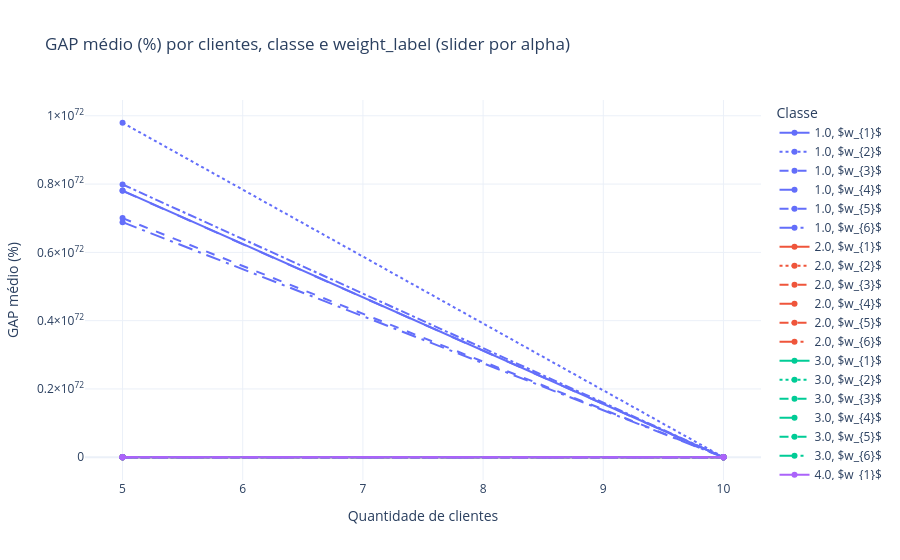
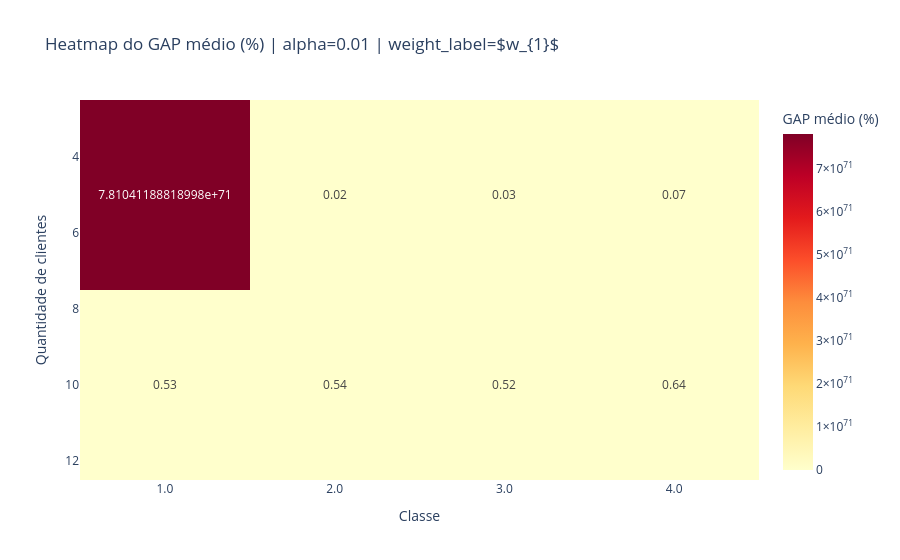

The cell these charts' notebook holds for them, in order:
### Code cell
# =========================
# 1) Preparação dos dados
# =========================
# Troque "df" pelo nome do seu DataFrame, se necessário
base = df.copy()

required_cols = ["instancia", "alpha", "clientes", "classe", "weight_label", "gap"]
missing = [c for c in required_cols if c not in base.columns]
if missing:
    raise ValueError(f"Colunas ausentes: {missing}")

dados = base[required_cols].copy()

dados["alpha"] = pd.to_numeric(dados["alpha"], errors="coerce")
dados["clientes"] = pd.to_numeric(dados["clientes"], errors="coerce")
dados["gap"] = pd.to_numeric(dados["gap"], errors="coerce")

dados = dados.dropna(subset=["alpha", "clientes", "classe", "weight_label", "gap"])

dados["clientes"] = dados["clientes"].astype(int)
dados["classe"] = dados["classe"].astype(str)
dados["weight_label"] = dados["weight_label"].astype(str)

# Regra pedida: gap negativo vira 0
dados["gap"] = dados["gap"].clip(lower=0)

# Converte para percentual se estiver em fração
if dados["gap"].abs().max() <= 1.5:
    dados["gap_pct"] = dados["gap"] * 100
else:
    dados["gap_pct"] = dados["gap"]

# =========================
# 2) Resumo da análise
# =========================
resumo = (
    dados.groupby(["alpha", "clientes", "classe", "weight_label"], as_index=False)
    .agg(
        n_execucoes=("gap_pct", "size"),
        n_instancias=("instancia", "nunique"),
        gap_medio_pct=("gap_pct", "mean"),
        gap_mediano_pct=("gap_pct", "median"),
        gap_std_pct=("gap_pct", "std"),
        gap_p90_pct=("gap_pct", lambda s: s.quantile(0.90)),
        gap_min_pct=("gap_pct", "min"),
        gap_max_pct=("gap_pct", "max"),
    )
    .sort_values(["alpha", "clientes", "classe", "weight_label"])
)

display(resumo.round(3))

# Tabela dinâmica útil para inspeção
tabela_media = resumo.pivot_table(
    index=["alpha", "clientes"],
    columns=["classe", "weight_label"],
    values="gap_medio_pct"
).sort_index()

display(tabela_media.round(3))

# =========================
# 3) Plotly - visão geral com alpha no slider
# =========================
resumo["alpha_frame"] = resumo["alpha"].map(lambda x: f"{x:g}")

fig_line = px.line(
    resumo,
    x="clientes",
    y="gap_medio_pct",
    color="classe",
    line_dash="weight_label",
    markers=True,
    animation_frame="alpha_frame",
    hover_data={
        "n_execucoes": True,
        "n_instancias": True,
        "gap_mediano_pct": ":.2f",
        "gap_p90_pct": ":.2f",
        "gap_std_pct": ":.2f",
    },
    labels={
        "clientes": "Quantidade de clientes",
        "gap_medio_pct": "GAP médio (%)",
        "classe": "Classe",
        "weight_label": "Weight label",
        "alpha_frame": "Alpha",
    },
    title="GAP médio (%) por clientes, classe e weight_label (slider por alpha)",
)

fig_line.update_layout(template="plotly_white", legend_title_text="Classe")
fig_line.show()

# =========================
# 4) Função de heatmap (alpha + weight_label específicos)
# =========================
def plot_heatmap(alpha_sel, weight_sel):
    corte = resumo[
        (resumo["alpha"] == alpha_sel) &
        (resumo["weight_label"] == str(weight_sel))
    ]

    if corte.empty:
        print(f"Sem dados para alpha={alpha_sel} e weight_label={weight_sel}")
        return

    pivot = (
        corte.pivot(index="clientes", columns="classe", values="gap_medio_pct")
        .sort_index()
    )

    fig_heat = px.imshow(
        pivot,
        text_auto=".2f",
        aspect="auto",
        color_continuous_scale="YlOrRd",
        labels={
            "x": "Classe",
            "y": "Quantidade de clientes",
            "color": "GAP médio (%)",
        },
        title=f"Heatmap do GAP médio (%) | alpha={alpha_sel} | weight_label={weight_sel}",
    )
    fig_heat.update_layout(template="plotly_white")
    fig_heat.show()

# Exemplo de uso:
plot_heatmap(alpha_sel=resumo["alpha"].iloc[0], weight_sel=resumo["weight_label"].iloc[0])

### Figure 1 — Plotly figure (JSON) as saved in the notebook; plotly's stock layout.template omitted (floating-point values rounded to 4 significant figures)
{"data": [{"customdata": [[297.0, 10.0, 0.007238, 0.04613, 3.87e+72], [300.0, 10.0, 0.5399, 0.6148, 0.09517]], "hovertemplate": "Classe=1.0<br>Weight label=$w_{1}$<br>Alpha=0.01<br>Quantidade de clientes=%{x}<br>GAP médio (%)=%{y}<br>n_execucoes=%{customdata[0]}<br>n_instancias=%{customdata[1]}<br>gap_mediano_pct=%{customdata[2]:.2f}<br>gap_p90_pct=%{customdata[3]:.2f}<br>gap_std_pct=%{customdata[4]:.2f}<extra></extra>", "legendgroup": "1.0, $w_{1}$", "line": {"color": "#636efa", "dash": "solid"}, "marker": {"symbol": "circle"}, "mode": "lines+markers", "name": "1.0, $w_{1}$", "orientation": "v", "showlegend": true, "type": "scatter", "x": [5, 10], "xaxis": "x", "y": [7.81e+71, 0.5281], "yaxis": "y"}, {"customdata": [[297.0, 10.0, 0.005684, 0.04501, 4.872e+72], [300.0, 10.0, 0.653, 0.721, 0.1213]], "hovertemplate": "Classe=1.0<br>Weight label=$w_{2}$<br>Alpha=0.01<br>Quantidade de clientes=%{x}<br>GAP médio (%)=%{y}<br>n_execucoes=%{customdata[0]}<br>n_instancias=%{customdata[1]}<br>gap_mediano_pct=%{customdata[2]:.2f}<br>gap_p90_pct=%{customdata[3]:.2f}<br>gap_std_pct=%{customdata[4]:.2f}<extra></extra>", "legendgroup": "1.0, $w_{2}$", "line": {"color": "#636efa", "dash": "dot"}, "marker": {"symbol": "circle"}, "mode": "lines+markers", "name": "1.0, $w_{2}$", "orientation": "v", "showlegend": true, "type": "scatter", "x": [5, 10], "xaxis": "x", "y": [9.796e+71, 0.6239], "yaxis": "y"}, {"customdata": [[303.0, 10.0, 0.03613, 0.1215, 3.588e+72], [300.0, 10.0, 0.6959, 0.7979, 0.1109]], "hovertemplate": "Classe=1.0<br>Weight label=$w_{3}$<br>Alpha=0.01<br>Quantidade de clientes=%{x}<br>GAP médio (%)=%{y}<br>n_execucoes=%{customdata[0]}<br>n_instancias=%{customdata[1]}<br>gap_mediano_pct=%{customdata[2]:.2f}<br>gap_p90_pct=%{customdata[3]:.2f}<br>gap_std_pct=%{customdata[4]:.2f}<extra></extra>", "legendgroup": "1.0, $w_{3}$", "line": {"color": "#636efa", "dash": "dash"}, "marker": {"symbol": "circle"}, "mode": "lines+markers", "name": "1.0, $w_{3}$", "orientation": "v", "showlegend": true, "type": "scatter", "x": [5, 10], "xaxis": "x", "y": [7.003e+71, 0.6804], "yaxis": "y"}, {"customdata": [[297.0, 10.0, 0.008433, 0.07818, 3.905e+72], [300.0, 10.0, 0.6059, 0.7218, 0.08678]], "hovertemplate": "Classe=1.0<br>Weight label=$w_{4}$<br>Alpha=0.01<br>Quantidade de clientes=%{x}<br>GAP médio (%)=%{y}<br>n_execucoes=%{customdata[0]}<br>n_instancias=%{customdata[1]}<br>gap_mediano_pct=%{customdata[2]:.2f}<br>gap_p90_pct=%{customdata[3]:.2f}<br>gap_std_pct=%{customdata[4]:.2f}<extra></extra>", "legendgroup": "1.0, $w_{4}$", "line": {"color": "#636efa", "dash": "longdash"}, "marker": {"symbol": "circle"}, "mode": "lines+markers", "name": "1.0, $w_{4}$", "orientation": "v", "showlegend": true, "type": "scatter", "x": [5, 10], "xaxis": "x", "y": [7.802e+71, 0.6149], "yaxis": "y"}, {"customdata": [[303.0, 10.0, 0.0131, 0.1097, 4.003e+72], [300.0, 10.0, 0.5378, 0.7024, 0.1284]], "hovertemplate": "Classe=1.0<br>Weight label=$w_{5}$<br>Alpha=0.01<br>Quantidade de clientes=%{x}<br>GAP médio (%)=%{y}<br>n_execucoes=%{customdata[0]}<br>n_instancias=%{customdata[1]}<br>gap_mediano_pct=%{customdata[2]:.2f}<br>gap_p90_pct=%{customdata[3]:.2f}<br>gap_std_pct=%{customdata[4]:.2f}<extra></extra>", "legendgroup": "1.0, $w_{5}$", "line": {"color": "#636efa", "dash": "dashdot"}, "marker": {"symbol": "circle"}, "mode": "lines+markers", "name": "1.0, $w_{5}$", "orientation": "v", "showlegend": true, "type": "scatter", "x": [5, 10], "xaxis": "x", "y": [7.988e+71, 0.5459], "yaxis": "y"}, {"customdata": [[297.0, 10.0, 0.04566, 0.1584, 3.461e+72], [300.0, 10.0, 0.6582, 0.7796, 0.09817]], "hovertemplate": "Classe=1.0<br>Weight label=$w_{6}$<br>Alpha=0.01<br>Quantidade de clientes=%{x}<br>GAP médio (%)=%{y}<br>n_execucoes=%{customdata[0]}<br>n_instancias=%{customdata[1]}<br>gap_mediano_pct=%{customdata[2]:.2f}<br>gap_p90_pct=%{customdata[3]:.2f}<br>gap_std_pct=%{customdata[4]:.2f}<extra></extra>", "legendgroup": "1.0, $w_{6}$", "line": {"color": "#636efa", "dash": "longdashdot"}, "marker": {"symbol": "circle"}, "mode": "lines+markers", "name": "1.0, $w_{6}$", "orientation": "v", "showlegend": true, "type": "scatter", "x": [5, 10], "xaxis": "x", "y": [6.884e+71, 0.6561], "yaxis": "y"}, {"customdata": [[288.0, 10.0, 9.888e-05, 0.05056, 0.04204], [300.0, 10.0, 0.5678, 0.6463, 0.1161]], "hovertemplate": "Classe=2.0<br>Weight label=$w_{1}$<br>Alpha=0.01<br>Quantidade de clientes=%{x}<br>GAP médio (%)=%{y}<br>n_execucoes=%{customdata[0]}<br>n_instancias=%{customdata[1]}<br>gap_mediano_pct=%{customdata[2]:.2f}<br>gap_p90_pct=%{customdata[3]:.2f}<br>gap_std_pct=%{customdata[4]:.2f}<extra></extra>", "legendgroup": "2.0, $w_{1}$", "line": {"color": "#EF553B", "dash": "solid"}, "marker": {"symbol": "circle"}, "mode": "lines+markers", "name": "2.0, $w_{1}$", "orientation": "v", "showlegend": true, "type": "scatter", "x": [5, 10], "xaxis": "x", "y": [0.01769, 0.5372], "yaxis": "y"}, {"customdata": [[288.0, 10.0, 0.000565, 0.05188, 0.03954], [300.0, 10.0, 0.6555, 0.7762, 0.1304]], "hovertemplate": "Classe=2.0<br>Weight label=$w_{2}$<br>Alpha=0.01<br>Quantidade de clientes=%{x}<br>GAP médio (%)=%{y}<br>n_execucoes=%{customdata[0]}<br>n_instancias=%{customdata[1]}<br>gap_mediano_pct=%{customdata[2]:.2f}<br>gap_p90_pct=%{customdata[3]:.2f}<br>gap_std_pct=%{customdata[4]:.2f}<extra></extra>", "legendgroup": "2.0, $w_{2}$", "line": {"color": "#EF553B", "dash": "dot"}, "marker": {"symbol": "circle"}, "mode": "lines+markers", "name": "2.0, $w_{2}$", "orientation": "v", "showlegend": true, "type": "scatter", "x": [5, 10], "xaxis": "x", "y": [0.0184, 0.6316], "yaxis": "y"}, {"customdata": [[288.0, 10.0, 0.02513, 0.1074, 0.03614], [300.0, 10.0, 0.6967, 0.7992, 0.09657]], "hovertemplate": "Classe=2.0<br>Weight label=$w_{3}$<br>Alpha=0.01<br>Quantidade de clientes=%{x}<br>GAP médio (%)=%{y}<br>n_execucoes=%{customdata[0]}<br>n_instancias=%{customdata[1]}<br>gap_mediano_pct=%{customdata[2]:.2f}<br>gap_p90_pct=%{customdata[3]:.2f}<br>gap_std_pct=%{customdata[4]:.2f}<extra></extra>", "legendgroup": "2.0, $w_{3}$", "line": {"color": "#EF553B", "dash": "dash"}, "marker": {"symbol": "circle"}, "mode": "lines+markers", "name": "2.0, $w_{3}$", "orientation": "v", "showlegend": true, "type": "scatter", "x": [5, 10], "xaxis": "x", "y": [0.03326, 0.6822], "yaxis": "y"}, {"customdata": [[288.0, 10.0, 0.004497, 0.05334, 0.05285], [300.0, 10.0, 0.6263, 0.7643, 0.09739]], "hovertemplate": "Classe=2.0<br>Weight label=$w_{4}$<br>Alpha=0.01<br>Quantidade de clientes=%{x}<br>GAP médio (%)=%{y}<br>n_execucoes=%{customdata[0]}<br>n_instancias=%{customdata[1]}<br>gap_mediano_pct=%{customdata[2]:.2f}<br>gap_p90_pct=%{customdata[3]:.2f}<br>gap_std_pct=%{customdata[4]:.2f}<extra></extra>", "legendgroup": "2.0, $w_{4}$", "line": {"color": "#EF553B", "dash": "longdash"}, "marker": {"symbol": "circle"}, "mode": "lines+markers", "name": "2.0, $w_{4}$", "orientation": "v", "showlegend": true, "type": "scatter", "x": [5, 10], "xaxis": "x", "y": [0.02278, 0.6268], "yaxis": "y"}, {"customdata": [[288.0, 10.0, 9.929e-05, 0.04123, 0.02691], [300.0, 10.0, 0.5432, 0.6479, 0.1148]], "hovertemplate": "Classe=2.0<br>Weight label=$w_{5}$<br>Alpha=0.01<br>Quantidade de clientes=%{x}<br>GAP médio (%)=%{y}<br>n_execucoes=%{customdata[0]}<br>n_instancias=%{customdata[1]}<br>gap_mediano_pct=%{customdata[2]:.2f}<br>gap_p90_pct=%{customdata[3]:.2f}<br>gap_std_pct=%{customdata[4]:.2f}<extra></extra>", "legendgroup": "2.0, $w_{5}$", "line": {"color": "#EF553B", "dash": "dashdot"}, "marker": {"symbol": "circle"}, "mode": "lines+markers", "name": "2.0, $w_{5}$", "orientation": "v", "showlegend": true, "type": "scatter", "x": [5, 10], "xaxis": "x", "y": [0.01554, 0.5232], "yaxis": "y"}, {"customdata": [[288.0, 10.0, 0.009189, 0.08155, 0.05471], [300.0, 10.0, 0.6612, 0.7751, 0.1049]], "hovertemplate": "Classe=2.0<br>Weight label=$w_{6}$<br>Alpha=0.01<br>Quantidade de clientes=%{x}<br>GAP médio (%)=%{y}<br>n_execucoes=%{customdata[0]}<br>n_instancias=%{customdata[1]}<br>gap_mediano_pct=%{customdata[2]:.2f}<br>gap_p90_pct=%{customdata[3]:.2f}<br>gap_std_pct=%{customdata[4]:.2f}<extra></extra>", "legendgroup": "2.0, $w_{6}$", "line": {"color": "#EF553B", "dash": "longdashdot"}, "marker": {"symbol": "circle"}, "mode": "lines+markers", "name": "2.0, $w_{6}$", "orientation": "v", "showlegend": true, "type": "scatter", "x": [5, 10], "xaxis": "x", "y": [0.03308, 0.651], "yaxis": "y"}, {"customdata": [[294.0, 10.0, 0.01755, 0.07857, 0.03692], [300.0, 10.0, 0.5411, 0.6405, 0.1248]], "hovertemplate": "Classe=3.0<br>Weight label=$w_{1}$<br>Alpha=0.01<br>Quantidade de clientes=%{x}<br>GAP médio (%)=%{y}<br>n_execucoes=%{customdata[0]}<br>n_instancias=%{customdata[1]}<br>gap_mediano_pct=%{customdata[2]:.2f}<br>gap_p90_pct=%{customdata[3]:.2f}<br>gap_std_pct=%{customdata[4]:.2f}<extra></extra>", "legendgroup": "3.0, $w_{1}$", "line": {"color": "#00cc96", "dash": "solid"}, "marker": {"symbol": "circle"}, "mode": "lines+markers", "name": "3.0, $w_{1}$", "orientation": "v", "showlegend": true, "type": "scatter", "x": [5, 10], "xaxis": "x", "y": [0.02971, 0.5201], "yaxis": "y"}, {"customdata": [[294.0, 10.0, 0.02311, 0.07595, 0.03275], [300.0, 10.0, 0.636, 0.7263, 0.1526]], "hovertemplate": "Classe=3.0<br>Weight label=$w_{2}$<br>Alpha=0.01<br>Quantidade de clientes=%{x}<br>GAP médio (%)=%{y}<br>n_execucoes=%{customdata[0]}<br>n_instancias=%{customdata[1]}<br>gap_mediano_pct=%{customdata[2]:.2f}<br>gap_p90_pct=%{customdata[3]:.2f}<br>gap_std_pct=%{customdata[4]:.2f}<extra></extra>", "legendgroup": "3.0, $w_{2}$", "line": {"color": "#00cc96", "dash": "dot"}, "marker": {"symbol": "circle"}, "mode": "lines+markers", "name": "3.0, $w_{2}$", "orientation": "v", "showlegend": true, "type": "scatter", "x": [5, 10], "xaxis": "x", "y": [0.02755, 0.5865], "yaxis": "y"}, {"customdata": [[294.0, 10.0, 0.049, 0.1205, 0.04833], [300.0, 10.0, 0.6783, 0.7522, 0.105]], "hovertemplate": "Classe=3.0<br>Weight label=$w_{3}$<br>Alpha=0.01<br>Quantidade de clientes=%{x}<br>GAP médio (%)=%{y}<br>n_execucoes=%{customdata[0]}<br>n_instancias=%{customdata[1]}<br>gap_mediano_pct=%{customdata[2]:.2f}<br>gap_p90_pct=%{customdata[3]:.2f}<br>gap_std_pct=%{customdata[4]:.2f}<extra></extra>", "legendgroup": "3.0, $w_{3}$", "line": {"color": "#00cc96", "dash": "dash"}, "marker": {"symbol": "circle"}, "mode": "lines+markers", "name": "3.0, $w_{3}$", "orientation": "v", "showlegend": true, "type": "scatter", "x": [5, 10], "xaxis": "x", "y": [0.05347, 0.6534], "yaxis": "y"}, {"customdata": [[294.0, 10.0, 0.02656, 0.06716, 0.02985], [300.0, 10.0, 0.6338, 0.7515, 0.0876]], "hovertemplate": "Classe=3.0<br>Weight label=$w_{4}$<br>Alpha=0.01<br>Quantidade de clientes=%{x}<br>GAP médio (%)=%{y}<br>n_execucoes=%{customdata[0]}<br>n_instancias=%{customdata[1]}<br>gap_mediano_pct=%{customdata[2]:.2f}<br>gap_p90_pct=%{customdata[3]:.2f}<br>gap_std_pct=%{customdata[4]:.2f}<extra></extra>", "legendgroup": "3.0, $w_{4}$", "line": {"color": "#00cc96", "dash": "longdash"}, "marker": {"symbol": "circle"}, "mode": "lines+markers", "name": "3.0, $w_{4}$", "orientation": "v", "showlegend": true, "type": "scatter", "x": [5, 10], "xaxis": "x", "y": [0.03091, 0.634], "yaxis": "y"}, {"customdata": [[294.0, 10.0, 0.02257, 0.07048, 0.0267], [300.0, 10.0, 0.5389, 0.6855, 0.1377]], "hovertemplate": "Classe=3.0<br>Weight label=$w_{5}$<br>Alpha=0.01<br>Quantidade de clientes=%{x}<br>GAP médio (%)=%{y}<br>n_execucoes=%{customdata[0]}<br>n_instancias=%{customdata[1]}<br>gap_mediano_pct=%{customdata[2]:.2f}<br>gap_p90_pct=%{customdata[3]:.2f}<br>gap_std_pct=%{customdata[4]:.2f}<extra></extra>", "legendgroup": "3.0, $w_{5}$", "line": {"color": "#00cc96", "dash": "dashdot"}, "marker": {"symbol": "circle"}, "mode": "lines+markers", "name": "3.0, $w_{5}$", "orientation": "v", "showlegend": true, "type": "scatter", "x": [5, 10], "xaxis": "x", "y": [0.02862, 0.5231], "yaxis": "y"}, {"customdata": [[294.0, 10.0, 0.0436, 0.1193, 0.07135], [300.0, 10.0, 0.6676, 0.7919, 0.1203]], "hovertemplate": "Classe=3.0<br>Weight label=$w_{6}$<br>Alpha=0.01<br>Quantidade de clientes=%{x}<br>GAP médio (%)=%{y}<br>n_execucoes=%{customdata[0]}<br>n_instancias=%{customdata[1]}<br>gap_mediano_pct=%{customdata[2]:.2f}<br>gap_p90_pct=%{customdata[3]:.2f}<br>gap_std_pct=%{customdata[4]:.2f}<extra></extra>", "legendgroup": "3.0, $w_{6}$", "line": {"color": "#00cc96", "dash": "longdashdot"}, "marker": {"symbol": "circle"}, "mode": "lines+markers", "name": "3.0, $w_{6}$", "orientation": "v", "showlegend": true, "type": "scatter", "x": [5, 10], "xaxis": "x", "y": [0.05543, 0.6497], "yaxis": "y"}, {"customdata": [[216.0, 10.0, 0.05258, 0.1516, 0.05204], [300.0, 10.0, 0.6653, 0.7529, 0.1091]], "hovertemplate": "Classe=4.0<br>Weight label=$w_{1}$<br>Alpha=0.01<br>Quantidade de clientes=%{x}<br>GAP médio (%)=%{y}<br>n_execucoes=%{customdata[0]}<br>n_instancias=%{customdata[1]}<br>gap_mediano_pct=%{customdata[2]:.2f}<br>gap_p90_pct=%{customdata[3]:.2f}<br>gap_std_pct=%{customdata[4]:.2f}<extra></extra>", "legendgroup": "4.0, $w_{1}$", "line": {"color": "#ab63fa", "dash": "solid"}, "marker": {"symbol": "circle"}, "mode": "lines+markers", "name": "4.0, $w_{1}$", "orientation": "v", "showlegend": true, "type": "scatter", "x": [5, 10], "xaxis": "x", "y": [0.0682, 0.6386], "yaxis": "y"}, {"customdata": [[216.0, 10.0, 0.05634, 0.13, 0.0549], [300.0, 10.0, 0.7201, 0.8146, 0.1561]], "hovertemplate": "Classe=4.0<br>Weight label=$w_{2}$<br>Alpha=0.01<br>Quantidade de clientes=%{x}<br>GAP médio (%)=%{y}<br>n_execucoes=%{customdata[0]}<br>n_instancias=%{customdata[1]}<br>gap_mediano_pct=%{customdata[2]:.2f}<br>gap_p90_pct=%{customdata[3]:.2f}<br>gap_std_pct=%{customdata[4]:.2f}<extra></extra>", "legendgroup": "4.0, $w_{2}$", "line": {"color": "#ab63fa", "dash": "dot"}, "marker": {"symbol": "circle"}, "mode": "lines+markers", "name": "4.0, $w_{2}$", "orientation": "v", "showlegend": true, "type": "scatter", "x": [5, 10], "xaxis": "x", "y": [0.06427, 0.6687], "yaxis": "y"}, {"customdata": [[216.0, 10.0, 0.09689, 0.2383, 0.09565], [300.0, 10.0, 0.7105, 0.8063, 0.1023]], "hovertemplate": "Classe=4.0<br>Weight label=$w_{3}$<br>Alpha=0.01<br>Quantidade de clientes=%{x}<br>GAP médio (%)=%{y}<br>n_execucoes=%{customdata[0]}<br>n_instancias=%{customdata[1]}<br>gap_mediano_pct=%{customdata[2]:.2f}<br>gap_p90_pct=%{customdata[3]:.2f}<br>gap_std_pct=%{customdata[4]:.2f}<extra></extra>", "legendgroup": "4.0, $w_{3}$", "line": {"color": "#ab63fa", "dash": "dash"}, "marker": {"symbol": "circle"}, "mode": "lines+markers", "name": "4.0, $w_{3}$", "orientation": "v", "showlegend": true, "type": "scatter", "x": [5, 10], "xaxis": "x", "y": [0.1185, 0.6899], "yaxis": "y"}, {"customdata": [[216.0, 10.0, 0.08205, 0.201, 0.07696], [300.0, 10.0, 0.6693, 0.774, 0.1078]], "hovertemplate": "Classe=4.0<br>Weight label=$w_{4}$<br>Alpha=0.01<br>Quantidade de clientes=%{x}<br>GAP médio (%)=%{y}<br>n_execucoes=%{customdata[0]}<br>n_instancias=%{customdata[1]}<br>gap_mediano_pct=%{customdata[2]:.2f}<br>gap_p90_pct=%{customdata[3]:.2f}<br>gap_std_pct=%{customdata[4]:.2f}<extra></extra>", "legendgroup": "4.0, $w_{4}$", "line": {"color": "#ab63fa", "dash": "longdash"}, "marker": {"symbol": "circle"}, "mode": "lines+markers", "name": "4.0, $w_{4}$", "orientation": "v", "showlegend": true, "type": "scatter", "x": [5, 10], "xaxis": "x", "y": [0.09434, 0.6591], "yaxis": "y"}, {"customdata": [[216.0, 10.0, 0.0514, 0.1238, 0.06061], [300.0, 10.0, 0.6116, 0.7225, 0.1223]], "hovertemplate": "Classe=4.0<br>Weight label=$w_{5}$<br>Alpha=0.01<br>Quantidade de clientes=%{x}<br>GAP médio (%)=%{y}<br>n_execucoes=%{customdata[0]}<br>n_instancias=%{customdata[1]}<br>gap_mediano_pct=%{customdata[2]:.2f}<br>gap_p90_pct=%{customdata[3]:.2f}<br>gap_std_pct=%{customdata[4]:.2f}<extra></extra>", "legendgroup": "4.0, $w_{5}$", "line": {"color": "#ab63fa", "dash": "dashdot"}, "marker": {"symbol": "circle"}, "mode": "lines+markers", "name": "4.0, $w_{5}$", "orientation": "v", "showlegend": true, "type": "scatter", "x": [5, 10], "xaxis": "x", "y": [0.06177, 0.5979], "yaxis": "y"}, {"customdata": [[216.0, 10.0, 0.1261, 0.2372, 0.08784], [300.0, 10.0, 0.7605, 0.8567, 0.1]], "hovertemplate": "Classe=4.0<br>Weight label=$w_{6}$<br>Alpha=0.01<br>Quantidade de clientes=%{x}<br>GAP médio (%)=%{y}<br>n_execucoes=%{customdata[0]}<br>n_instancias=%{customdata[1]}<br>gap_mediano_pct=%{customdata[2]:.2f}<br>gap_p90_pct=%{customdata[3]:.2f}<br>gap_std_pct=%{customdata[4]:.2f}<extra></extra>", "legendgroup": "4.0, $w_{6}$", "line": {"color": "#ab63fa", "dash": "longdashdot"}, "marker": {"symbol": "circle"}, "mode": "lines+markers", "name": "4.0, $w_{6}$", "orientation": "v", "showlegend": true, "type": "scatter", "x": [5, 10], "xaxis": "x", "y": [0.1284, 0.7459], "yaxis": "y"}], "layout": {"legend": {"title": {"text": "Classe"}, "tracegroupgap": 0}, "title": {"text": "GAP médio (%) por clientes, classe e weight_label (slider por alpha)"}, "xaxis": {"anchor": "y", "domain": [0, 1], "title": {"text": "Quantidade de clientes"}}, "yaxis": {"anchor": "x", "domain": [0, 1], "title": {"text": "GAP médio (%)"}}}}

### Figure 2 — Plotly figure (JSON) as saved in the notebook; plotly's stock layout.template omitted (floating-point values rounded to 4 significant figures)
{"data": [{"coloraxis": "coloraxis", "hovertemplate": "Classe: %{x}<br>Quantidade de clientes: %{y}<br>GAP médio (%): %{z}<extra></extra>", "name": "0", "texttemplate": "%{z:.2f}", "type": "heatmap", "x": ["1.0", "2.0", "3.0", "4.0"], "xaxis": "x", "y": [5, 10], "yaxis": "y", "z": [[7.81e+71, 0.01769, 0.02971, 0.0682], [0.5281, 0.5372, 0.5201, 0.6386]]}], "layout": {"coloraxis": {"colorbar": {"title": {"text": "GAP médio (%)"}}, "colorscale": [[0, "rgb(255,255,204)"], [0.125, "rgb(255,237,160)"], [0.25, "rgb(254,217,118)"], [0.375, "rgb(254,178,76)"], [0.5, "rgb(253,141,60)"], [0.625, "rgb(252,78,42)"], [0.75, "rgb(227,26,28)"], [0.875, "rgb(189,0,38)"], [1, "rgb(128,0,38)"]]}, "title": {"text": "Heatmap do GAP médio (%) | alpha=0.01 | weight_label=$w_{1}$"}, "xaxis": {"anchor": "y", "domain": [0, 1], "title": {"text": "Classe"}}, "yaxis": {"anchor": "x", "autorange": "reversed", "domain": [0, 1], "title": {"text": "Quantidade de clientes"}}}}
